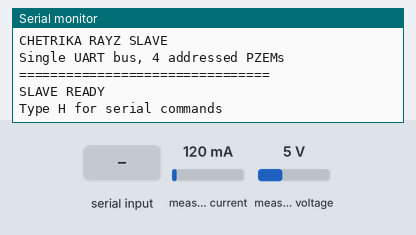
Simulated run of this sketch. Board: ESP32. On the bench: the last lines printed to the serial monitor. The inputs (shaded band) are chosen by the test bench; at power-on: measured current 120 mA, measured voltage 5 V.

Above: at 1.4 s.
1.5 s: "A90\n" received over Serial
At 2.1 s:
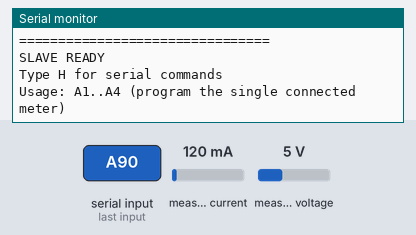
3.0 s: "S90\n" received over Serial
At 3.4 s:
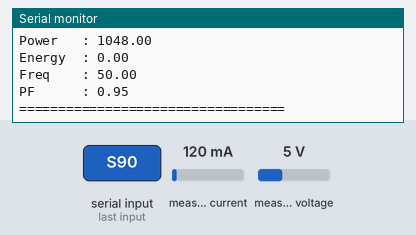
4.5 s: "H90\n" received over Serial
At 5.3 s:
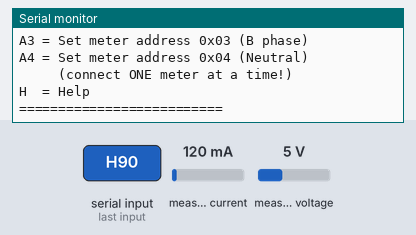

The sketch:

main_slave.ino
```cpp
#pragma once

#include "../include/data_types.h"
#include "../include/pzem_slave.h"
#include "../include/i2c_slave.h"
#include "../include/serial_print.h"

const char *const meterNames[4] = { "R Phase (0x01)", "Y Phase (0x02)", "B Phase (0x03)", "Neutral (0x04)" };

// ==================== Address Commissioning ====================

void setMeterAddress(uint8_t newAddr)
{
  Serial.printf("[ADDR] Programming connected PZEM to 0x%02X...\n", newAddr);
  Serial.println("[ADDR] Make sure ONLY ONE meter is connected to the bus!");

  // Default-constructed PZEM004Tv30 uses address 0xF8 (Modbus broadcast):
  // whichever single meter is on the bus will answer.
  static PZEM004Tv30 anyMeter(PZEMSerial, 16, 17);

  if (anyMeter.setAddress(newAddr))
    Serial.println("[ADDR] Success! Label the meter, then connect the next one.");
  else
    Serial.println("[ADDR] Failed -- check wiring (single meter, RX/TX, mains power).");
}

// ==================== Serial Commands ====================

void handleSerial()
{
  if (!Serial.available())
    return;

  char cmd = toupper(Serial.read());

  while (Serial.available())
    Serial.read();

  switch (cmd)
  {
  case 'A':
  {
    delay(50);
    char d = Serial.available() ? Serial.read() : 0;
    if (d >= '1' && d <= '4')
      setMeterAddress(d - '0');
    else
      Serial.println("Usage: A1..A4 (program the single connected meter)");
    break;
  }
  case 'S':
    Serial.println();
    Serial.println("========== SLAVE STATUS ==========");
    for (uint8_t i = 0; i < 4; i++)
      printData(meterNames[i], pzemCache[i]);
    Serial.println("==================================");
    break;
  case 'H':
    Serial.println();
    Serial.println("===== SLAVE COMMANDS =====");
    Serial.println("S  = Full status dump");
    Serial.println("A1 = Set meter address 0x01 (R phase)");
    Serial.println("A2 = Set meter address 0x02 (Y phase)");
    Serial.println("A3 = Set meter address 0x03 (B phase)");
    Serial.println("A4 = Set meter address 0x04 (Neutral)");
    Serial.println("     (connect ONE meter at a time!)");
    Serial.println("H  = Help");
    Serial.println("==========================");
    break;
  }
}

// ==================== Setup / Loop ====================

void setup()
{
  Serial.begin(115200);

  Serial.println();
  Serial.println("================================");
  Serial.println("CHETRIKA RAYZ SLAVE");
  Serial.println("Single UART bus, 4 addressed PZEMs");
  Serial.println("================================");

  initSlavePZEMs();

  Wire.begin(SLAVE_ADDR);
  currentMeter = 0;
  slaveLastReadTime = millis();
  Wire.onReceive(receiveEvent);
  Wire.onRequest(requestEvent);

  Serial.println("SLAVE READY");
  Serial.println("Type H for serial commands");
}

void loop()
{
  handleSerial();
  loopSlaveRead();
}
```

Measured:
- after the input at 1.5 s, the serial monitor: prints a new line after 0.08 s (image 1)
- after the input at 3.0 s, the serial monitor: prints a new line at once (image 2)
- after the input at 4.5 s, the serial monitor: prints a new line after 0.05 s (image 3)
